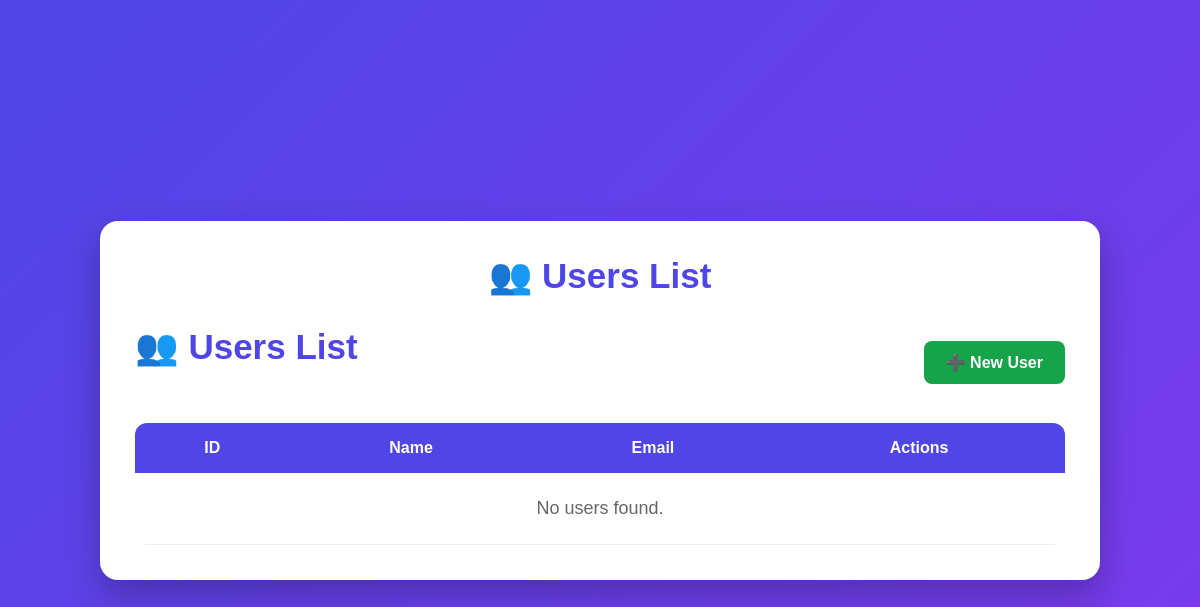
/users, run on an earlier commit of the app's database.
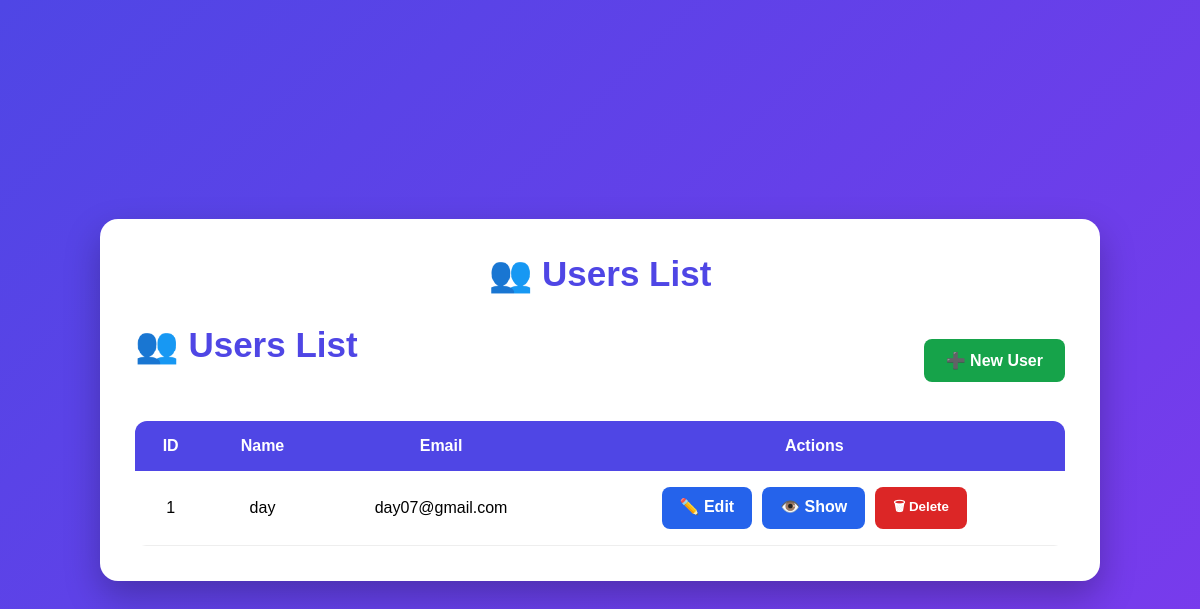
And on a later commit of the database.
### main.py (models this page shows, shortened)
class User(db.Model):
    id = db.Column(db.Integer, primary_key=True)
    name = db.Column(db.String(80), unique=True, nullable=False)
    email = db.Column(db.String(120), unique=True, nullable=False)
    profile = db.relationship(
        'Profile',
        back_populates='user',
        uselist = False
    )

### main.py (the view)
@app.route("/users", methods=["GET", "POST"])
def users():
    users = User.query.all()
    return render_template("users/index.html", users=users)

### templates/users/index.html (shortened to what this page needs)
<!DOCTYPE html>
<html lang="en">
<head>
</head>
<body>
<div class="container">
    <h1>👥 Users List</h1>
    <div class="top-bar">
    <h1>👥 Users List</h1>
    <a href="{{ url_for('new_users') }}" class="new-btn">
        ➕ New User
    </a>
</div>
    <table>
        <thead>
        <tr>
            <th>ID</th>
            <th>Name</th>
            <th>Email</th>
            <th>Actions</th>
        </tr>
        </thead>
        <tbody>
        {% if users %}
            {% for user in users %}
            <tr>
                <td>{{ user.id }}</td>
                <td>{{ user.name }}</td>
                <td>{{ user.email }}</td>
                <td>
                    <div class="action">
                        <a href="{{ url_for('edit_user', id=user.id) }}"
                           class="edit-btn">
                            ✏️ Edit
                        </a>
                        <a href="{{ url_for('show_user', id=user.id) }}"
                           class="edit-btn">
                            👁️ Show
                        </a>
                        <form action="{{ url_for('delete_user', id=user.id) }}"
                              method="POST"
                              class="delete-form"
                              onsubmit="return confirm('Are you sure you want to delete this user?');">
                            <button type="submit"
                                    class="delete-btn">
                                🗑 Delete
                            </button>
                        </form>
                    </div>
                </td>
            </tr>
            {% endfor %}
        {% else %}
            <tr>
                <td colspan="4" class="empty">
                    No users found.
                </td>
            </tr>
        {% endif %}
        </tbody>
    </table>
</div>
</body>
</html>

### templates/users/index.html (style rules this page uses)
* { margin:0; padding:0; box-sizing:border-box; font-family:Arial, Helvetica, sans-serif; }
body { background:linear-gradient(135deg,#4F46E5,#7C3AED); min-height:100vh; display:flex; justify-content:center; align-items:center; padding:30px; }
.container { width:90%; max-width:1000px; background:#fff; padding:35px; border-radius:18px; box-shadow:0 15px 35px rgba(0,0,0,.25); }
h1 { text-align:center; color:#4F46E5; margin-bottom:30px; font-size:35px; }
table { width:100%; border-collapse:collapse; border-radius:12px; overflow:hidden; }
thead { background:#4F46E5; color:#fff; }
th, td { padding:16px; text-align:center; }
tbody tr { border-bottom:1px solid #eee; transition:.3s; }
.action { display:flex; justify-content:center; gap:10px; }
.edit-btn { background:#2563EB; color:#fff; text-decoration:none; padding:10px 18px; border-radius:8px; font-weight:bold; transition:.3s; }
.delete-form { display:inline; margin:0; }
.delete-btn { background:#DC2626; color:white; border:none; padding:10px 18px; border-radius:8px; font-weight:bold; cursor:pointer; transition:.3s; }
.top-bar { display:flex; justify-content:space-between; align-items:center; margin-bottom:25px; }
.new-btn { background:#16A34A; color:#fff; text-decoration:none; padding:12px 22px; border-radius:8px; font-weight:bold; transition:.3s; display:inline-block; }

What changed in the data, as far as the page shows it:
added User: id "1", name "day", email "day07@gmail.com"
Also different on the page:
text no longer shown: "No users found."
